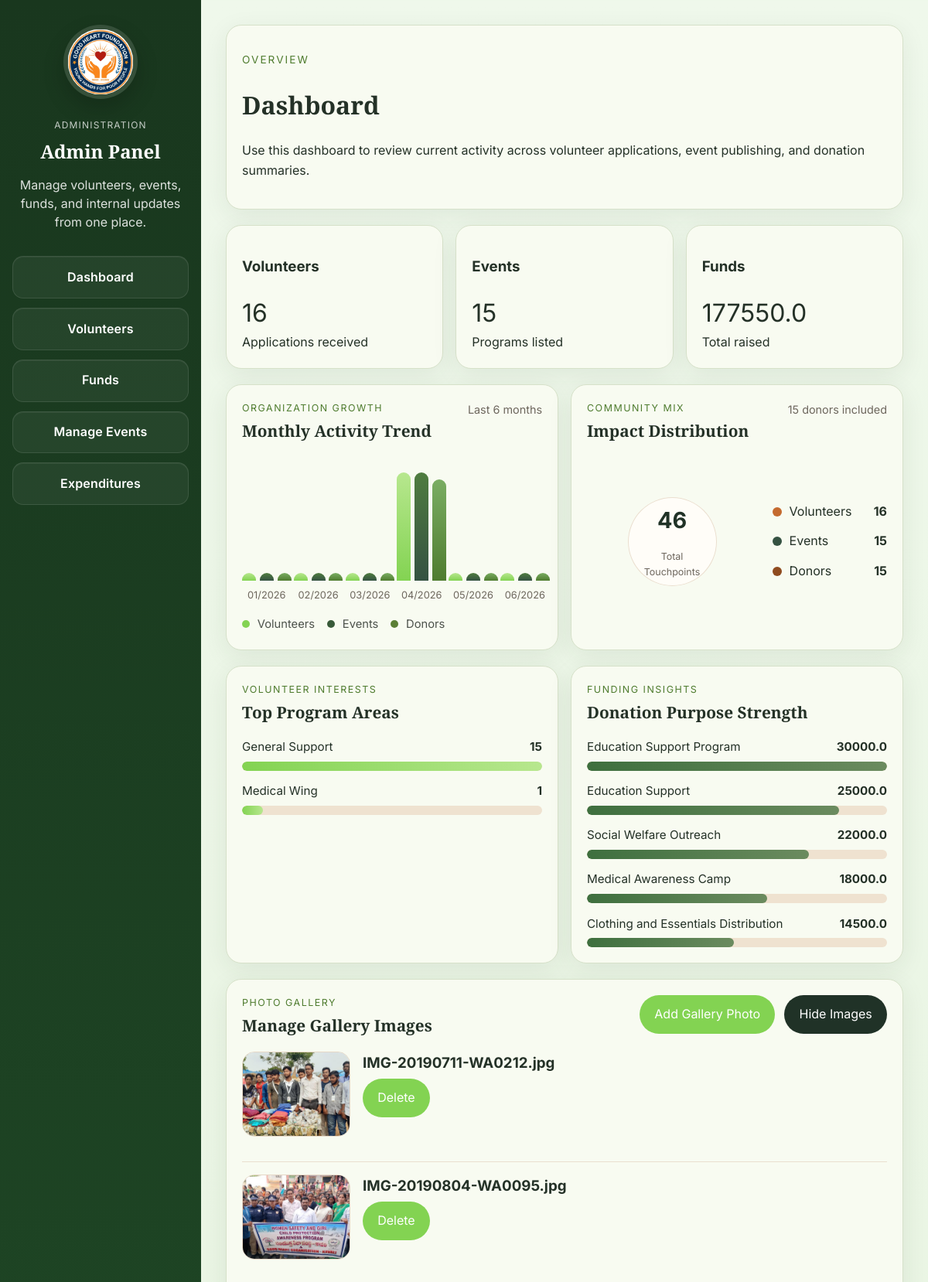
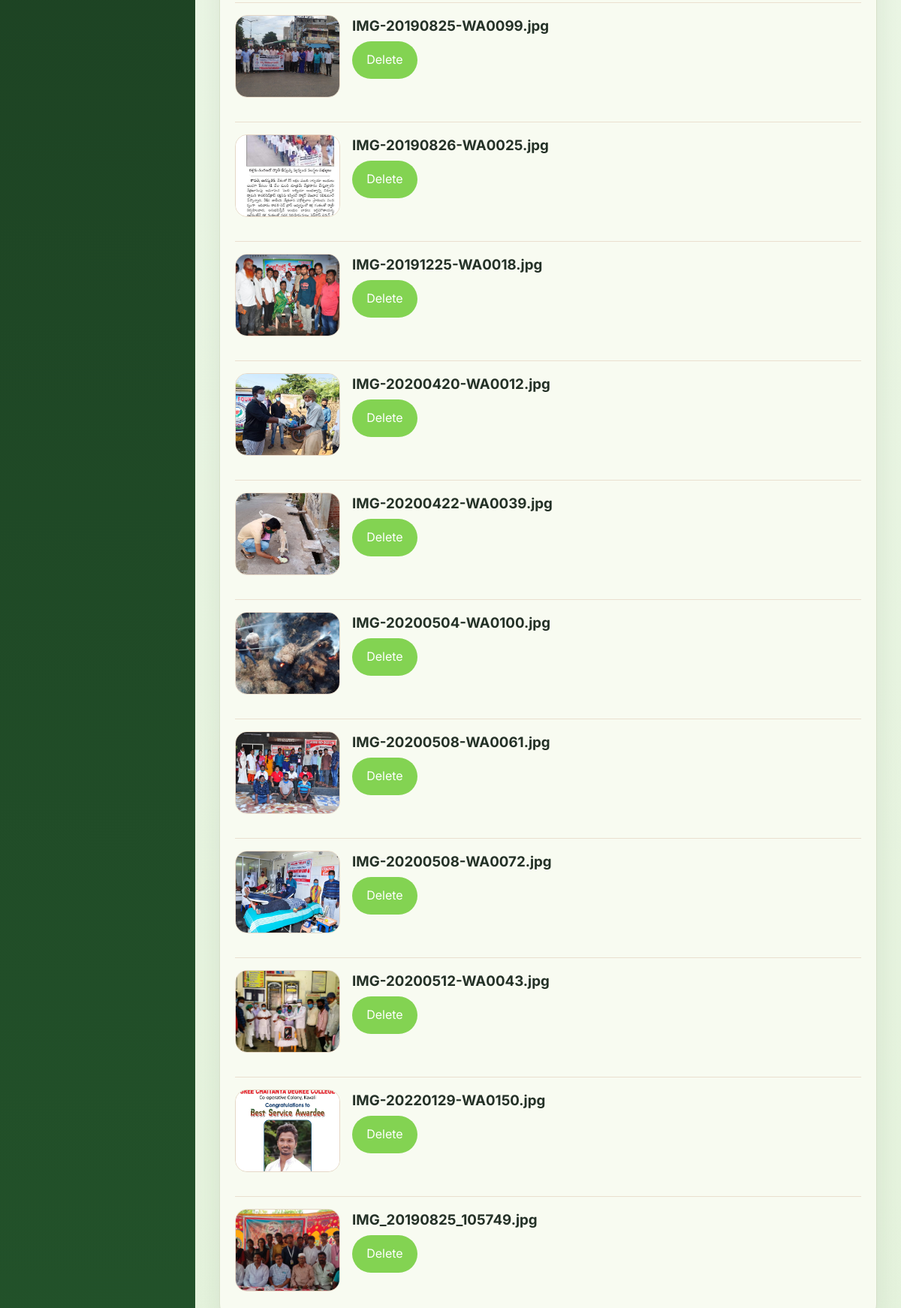
Screenshot of /admin/dashboard (signed in, upper part) with the database file from the repository (2 pictures, top to bottom).
### tables this page shows
CREATE TABLE volunteers (
    id INTEGER PRIMARY KEY AUTOINCREMENT,
    name TEXT NOT NULL,
    email TEXT NOT NULL,
    phone TEXT NOT NULL,
    message TEXT,
    document_path TEXT,
    created_at TIMESTAMP DEFAULT CURRENT_TIMESTAMP
, gender TEXT, place TEXT, area_interest TEXT);

CREATE TABLE funds (
    id INTEGER PRIMARY KEY AUTOINCREMENT,
    donor_name TEXT NOT NULL,
    amount REAL NOT NULL,
    created_at TIMESTAMP DEFAULT CURRENT_TIMESTAMP
, purpose TEXT);

### routes/admin_routes.py (the view)
@admin_bp.route("/dashboard")
@login_required
def dashboard():
    recent_works = []
    gallery_items = []
    try:
        recent_works = get_all_recent_works()
    except Exception:
        flash("Unable to load recent works. Please refresh the page.", "error")
        logger.exception("Failed to load recent works for dashboard")
    try:
        gallery_items = get_gallery_photos()
    except Exception:
        flash("Unable to load gallery images. Please refresh the page.", "error")
        logger.exception("Failed to load gallery photos for dashboard")
    return render_template(
        "admin/dashboard.html",
        stats=build_dashboard_stats(),
        recent_works=recent_works,
        gallery_items=gallery_items,
    )

### controllers/admin_controller.py (called while the page is built)
def _last_six_month_labels():
    now = datetime.now()
    labels = []
    month = now.month
    year = now.year
    for _ in range(5, -1, -1):
        calc_month = month - _
        calc_year = year
        while calc_month <= 0:
            calc_month += 12
            calc_year -= 1
        labels.append(f"{calc_year:04d}-{calc_month:02d}")
    return labels

def _count_by_month(records, labels):
    counts = {label: 0 for label in labels}
    for record in records:
        created_at = record.get("created_at", "")
        if len(created_at) >= 7:
            label = created_at[:7]
            if label in counts:
                counts[label] += 1
    return [counts[label] for label in labels]

def _build_conic_gradient(segments, total):
    start = 0
    gradient_parts = []
    for segment in segments:
        portion = (segment["value"] / total) * 100 if total else 0
        end = start + portion
        gradient_parts.append(f"{segment['color']} {start:.2f}% {end:.2f}%")
        start = end
    return "conic-gradient(" + ", ".join(gradient_parts) + ")"

### controllers/gallery_controller.py (called while the page is built)
def _gallery_dir():
    return os.path.join(os.path.dirname(os.path.dirname(__file__)), "static", "images", "gallery")

def get_gallery_photos():
    gallery_dir = _gallery_dir()
    gallery_items = []
    if os.path.isdir(gallery_dir):
        for filename in sorted(os.listdir(gallery_dir)):
            _, extension = os.path.splitext(filename.lower())
            if extension in ALLOWED_EXTENSIONS:
                gallery_items.append({"filename": filename, "image": f"images/gallery/{filename}"})
    return gallery_items

### controllers/recent_work_controller.py (called while the page is built)
def get_all_recent_works():
    return get_recent_works()

### models/event_model.py (called while the page is built)
def get_events():
    return fetch_all("SELECT * FROM events ORDER BY event_date ASC")

### models/fund_model.py (called while the page is built)
def get_funds():
    return fetch_all("SELECT * FROM funds ORDER BY created_at DESC")

def get_fund_totals():
    return fetch_one(
        "SELECT COALESCE(SUM(amount), 0) AS total_raised, COUNT(*) AS total_donors FROM funds"
    )

### models/recent_work_model.py (called while the page is built)
def get_recent_works():
    return fetch_all("SELECT * FROM recent_works ORDER BY created_at DESC")

### models/volunteer_model.py (called while the page is built)
def get_volunteers():
    return fetch_all("SELECT * FROM volunteers ORDER BY created_at DESC")

### utils/auth.py (called while the page is built)
def login_required(f):
    @wraps(f)
    def decorated_function(*args, **kwargs):
        if "admin_user" not in session:
            return redirect(url_for("admin.login"))
        return f(*args, **kwargs)
    return decorated_function

### templates/admin/dashboard.html (shortened to what this page needs)
{% extends "base.html" %}
{% block styles %}<link rel="stylesheet" href="{{ url_for('static', filename='css/admin.css') }}">{% endblock %}
{% block body %}
<div class="admin-layout">
    {% include "admin/sidebar.html" %}
    <main class="admin-content">
        <div class="card" style="margin-bottom:1.25rem;">
            <p style="letter-spacing:0.15em;text-transform:uppercase;color:var(--accent-dark);font-size:0.85rem;">Overview</p>
            <h1 data-admin-title>Dashboard</h1>
            <p>Use this dashboard to review current activity across volunteer applications, event publishing, and donation summaries.</p>
        </div>
        <div class="admin-stats">
            <div class="card"><h3>Volunteers</h3><p style="font-size:2rem;margin:0;">{{ stats.volunteers|default(0) }}</p><span>Applications received</span></div>
            <div class="card"><h3>Events</h3><p style="font-size:2rem;margin:0;">{{ stats.events|default(0) }}</p><span>Programs listed</span></div>
            <div class="card"><h3>Funds</h3><p style="font-size:2rem;margin:0;">{{ stats.funds|default(0) }}</p><span>Total raised</span></div>
        </div>
        <div class="dashboard-grid">
            <section class="card dashboard-panel">
                <div class="dashboard-panel__head">
                    <div>
                        <p class="dashboard-panel__eyebrow">Organization Growth</p>
                        <h2>Monthly Activity Trend</h2>
                    </div>
                    <p class="dashboard-panel__hint">Last 6 months</p>
                </div>
                <div class="growth-chart">
                    {% for label in stats.growth_labels|default([]) %}
                    <div class="growth-chart__group">
                        <div class="growth-chart__bars">
                            <span class="growth-chart__bar growth-chart__bar--volunteers" data-bar-height="{{ (((stats.volunteer_growth if stats.volunteer_growth is defined else [])[loop.index0] if loop.index0 < (stats.volunteer_growth|default([])|length) else 0) / (stats.growth_max|default(1)) * 140)|round(0, 'ceil') }}"></span>
                            <span class="growth-chart__bar growth-chart__bar--events" data-bar-height="{{ (((stats.event_growth if stats.event_growth is defined else [])[loop.index0] if loop.index0 < (stats.event_growth|default([])|length) else 0) / (stats.growth_max|default(1)) * 140)|round(0, 'ceil') }}"></span>
                            <span class="growth-chart__bar growth-chart__bar--donors" data-bar-height="{{ (((stats.donor_growth if stats.donor_growth is defined else [])[loop.index0] if loop.index0 < (stats.donor_growth|default([])|length) else 0) / (stats.growth_max|default(1)) * 140)|round(0, 'ceil') }}"></span>
                        </div>
                        <span class="growth-chart__label">{{ (label|string)[5:] }}/{{ (label|string)[:4] }}</span>
                    </div>
                    {% endfor %}
                </div>
                <div class="dashboard-legend">
                    <span><i class="dashboard-legend__dot dashboard-legend__dot--volunteers"></i> Volunteers</span>
                    <span><i class="dashboard-legend__dot dashboard-legend__dot--events"></i> Events</span>
                    <span><i class="dashboard-legend__dot dashboard-legend__dot--donors"></i> Donors</span>
                </div>
            </section>
            <section class="card dashboard-panel">
                    <div class="dashboard-panel__head">
                        <div>
                            <p class="dashboard-panel__eyebrow">Community Mix</p>
                            <h2>Impact Distribution</h2>
                        </div>
                        <p class="dashboard-panel__hint">{{ stats.total_donors|default(0) }} donors included</p>
                    </div>
                <div class="dashboard-pie">
                    <div class="dashboard-pie__chart" style="background: transparent;" data-impact-gradient="{{ stats.impact_gradient|default('transparent') }}">
                        <div class="dashboard-pie__center">
                            <strong>{{ (stats.volunteers|default(0) + stats.events|default(0) + stats.total_donors|default(0)) }}</strong>
                            <span>Total Touchpoints</span>
                        </div>
                    </div>
                    <div class="dashboard-pie__legend">
                        {% for segment in stats.impact_segments|default([]) %}
                        <div class="dashboard-pie__legend-item">
                            {% if segment.color %}<span class="dashboard-pie__swatch" data-swatch-color="{{ segment.color|default('') }}" data-swatch-border="{{ segment.color|default('') }}"></span>{% else %}<span class="dashboard-pie__swatch"></span>{% endif %}
                            <span>{{ segment.label }}</span>
                            <strong>{{ segment.value }}</strong>
                        </div>
                        {% endfor %}
                    </div>
                </div>
            </section>
        </div>
        <div class="dashboard-grid">
            <section class="card dashboard-panel">
                <div class="dashboard-panel__head">
                    <div>
                        <p class="dashboard-panel__eyebrow">Volunteer Interests</p>
                        <h2>Top Program Areas</h2>
                    </div>
                </div>
                <div class="insight-bars">
                    {% for item in stats.area_breakdown|default([]) %}
                    <div class="insight-bars__item">
                        <div class="insight-bars__meta">
                            <span>{{ item.label }}</span>
                            <strong>{{ item.value }}</strong>
                        </div>
                        <div class="insight-bars__track">
                            <span class="insight-bars__fill insight-bars__fill--volunteer" data-fill-width="{{ (item.value / stats.area_breakdown_max * 100)|round(0, 'ceil') if stats.area_breakdown_max else 0 }}"></span>
                        </div>
                    </div>
                    {% endfor %}
                </div>
            </section>
            <section class="card dashboard-panel">
                <div class="dashboard-panel__head">
                    <div>
                        <p class="dashboard-panel__eyebrow">Funding Insights</p>
                        <h2>Donation Purpose Strength</h2>
                    </div>
                </div>
                <div class="insight-bars">
                    {% for item in stats.purpose_breakdown|default([]) %}
                    <div class="insight-bars__item">
                        <div class="insight-bars__meta">
                            <span>{{ item.label }}</span>
                            <strong>{{ item.value }}</strong>
                        </div>
                        <div class="insight-bars__track">
                            <span class="insight-bars__fill insight-bars__fill--fund" data-fill-width="{{ (item.value / stats.purpose_breakdown_max * 100)|round(0, 'ceil') if stats.purpose_breakdown_max else 0 }}"></span>
                        </div>
                    </div>
                    {% endfor %}
                </div>
            </section>
        </div>
        <div class="dashboard-grid">
            <section class="card dashboard-panel">
                <div class="dashboard-panel__head">
                    <div>
                        <p class="dashboard-panel__eyebrow">Photo Gallery</p>
                        <h2>Manage Gallery Images</h2>
                    </div>
                    <div class="dashboard-panel__actions">
                        <button type="button" class="button volunteer-toolbar__button" data-open-gallery-photo-modal>Add Gallery Photo</button>
                        <button type="button" class="button volunteer-toolbar__button volunteer-toolbar__button--secondary" data-gallery-collapse-toggle aria-expanded="true">Hide Images</button>
                    </div>
                </div>
                <div class="dashboard-panel__body" data-gallery-collapse-target>
                    <div class="recent-work-admin-list">
                        {% for item in gallery_items %}
                    <article class="recent-work-admin-item">
                        <img src="{{ url_for('static', filename=item.image) }}" alt="Gallery photo" class="recent-work-admin-item__image">
                        <div class="recent-work-admin-item__content">
                            <h3>{{ item.filename }}</h3>
                            <form method="post" action="{{ url_for('admin.delete_gallery_photo', filename=item.filename) }}">
                                <button type="submit" class="button volunteer-toolbar__button volunteer-toolbar__button--danger">Delete</button>
                            </form>
                        </div>
                    </article>
                    {% else %}
                    <p>No gallery photos added yet.</p>
                    {% endfor %}
                </div>
            </div>
            </section>
        </div>
    </main>
</div>
{% endblock %}

### static/css/style.css (style rules this page uses)
:root { --bg: #edf7e9; --surface: #f8fbf1; --text: #243127; --accent: #83D352; --accent-dark: #4f7c2f; --border: #d6e1c9; }
body { margin: 0; font-family: 'Inter', sans-serif; font-size: 16px; line-height: 1.6; color: var(--text); background: linear-gradient(180deg, #eff8eb 0%, #e2f1d9 100%); }
h1, h2 { font-family: 'Playfair Display', serif; }
*, *::before, *::after { box-sizing: border-box; }
img, picture, video, svg { max-width: 100%; height: auto; display: block; }
button, input, select, textarea { font: inherit; }
.card { background: var(--surface); border: 1px solid var(--border); border-radius: 20px; padding: 1.25rem; box-shadow: 0 8px 32px rgba(36, 49, 39, 0.08); align-items: center; transition: transform 0.25s ease, box-shadow 0.25s ease; }
.button { display: inline-block; padding: 0.75rem 1.2rem; border-radius: 999px; background: var(--accent); color: #fff; text-decoration: none; align-items: center; border: none; cursor: pointer; font-weight: 500; transition: background-color 0.2s ease, transform 0.2s ease; }

### static/css/transition.css (style rules this page uses)
body[data-page-ready="true"] { opacity: 1; }
.float-in { opacity: 1 !important; transform: translateY(0) rotate(0) scale(1) !important; }

### rows the page displays
volunteers: label "Medical Wing", value "1"
funds: label "Education Support Program", value "30000.0"
funds: label "Education Support", value "25000.0"
funds: label "Social Welfare Outreach", value "22000.0"
funds: label "Medical Awareness Camp", value "18000.0"
funds: label "Clothing and Essentials Distribution", value "14500.0"

### other values shown
{{ stats.volunteers|default(0) }} "16"
{{ stats.events|default(0) }} "15"
{{ stats.funds|default(0) }} "177550.0"
{{ (label|string)[5:] }} "01" "02" "03" "04" "05" "06"
{{ (label|string)[:4] }} "2026" "2026" "2026" "2026" "2026" "2026"
{{ stats.total_donors|default(0) }} "15"
{{ segment.label }} "Volunteers" "Events" "Donors"
{{ segment.value }} "16" "15" "15"
{{ item.label }} "General Support"
{{ item.value }} "15"
{{ item.filename }} "IMG-20190711-WA0212.jpg" "IMG-20190804-WA0095.jpg" "IMG-20190825-WA0099.jpg" "IMG-20190826-WA0025.jpg" "IMG-20191225-WA0018.jpg" "IMG-20200420-WA0012.jpg" "IMG-20200422-WA0039.jpg" "IMG-20200504-WA0100.jpg" "IMG-20200508-WA0061.jpg" "IMG-20200508-WA0072.jpg" "IMG-20200512-WA0043.jpg" "IMG-20220129-WA0150.jpg" "IMG_20190825_105749.jpg"
